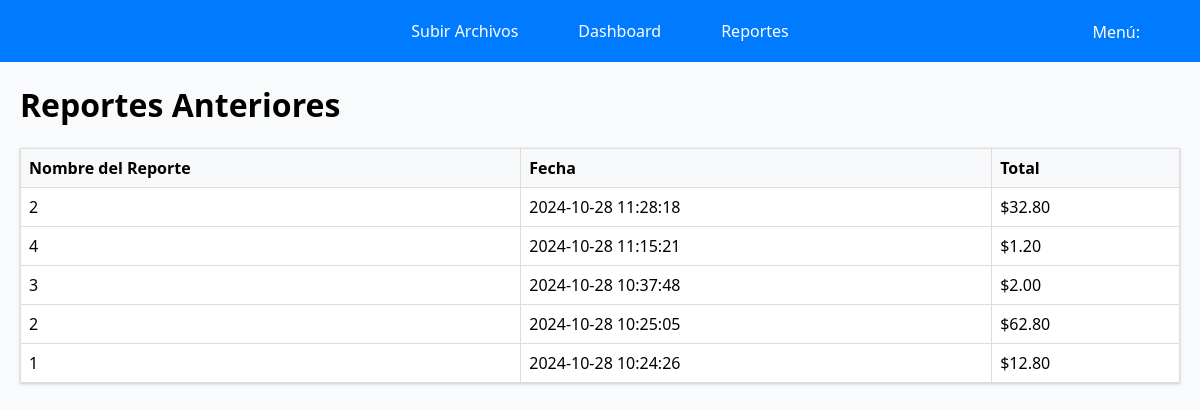
The app's page /reportes.anteriores (signed in), older data.
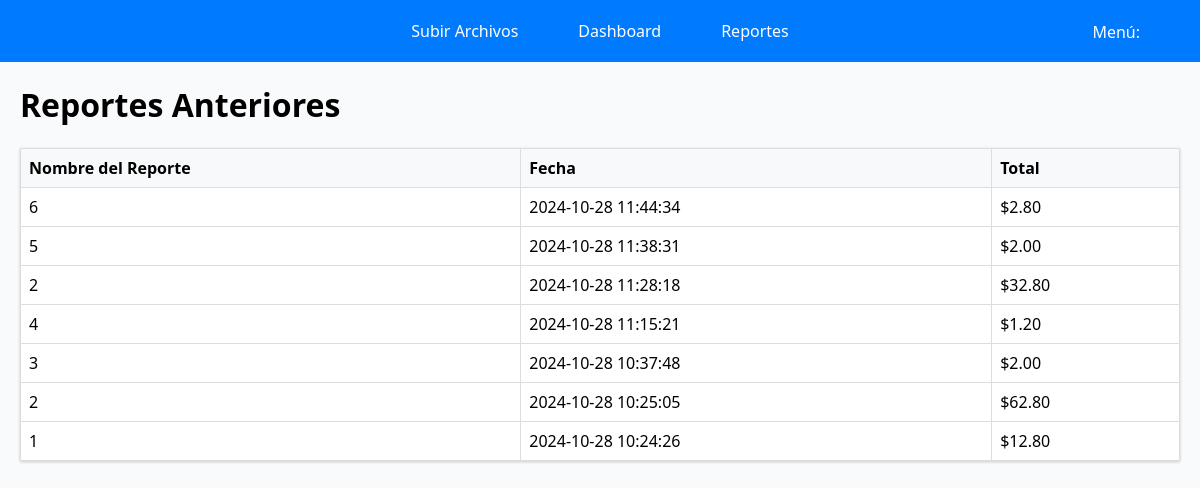
The same page, newer data.
### tables this page shows
CREATE TABLE reportes (
            id INTEGER PRIMARY KEY AUTOINCREMENT,
            nombre TEXT NOT NULL,
            fecha TEXT NOT NULL,
            total REAL NOT NULL
        );

### app.py (the view)
@app.route('/reportes.anteriores')
def reportes_anteriores():
    if 'user_id' not in session:
        return redirect(url_for('login'))
    conn = get_db_connection()
    reportes = conn.execute('SELECT * FROM reportes ORDER BY fecha DESC').fetchall()
    conn.close()
    return render_template('reportes.html', reportes=reportes)

### app.py (called while the page is built)
def get_db_connection():
    conn = sqlite3.connect('app.db')
    conn.row_factory = sqlite3.Row
    return conn

### templates/reportes.html (shortened to what this page needs)
<!DOCTYPE html>
<html lang="es">
<head>
    <link rel="stylesheet" href="/static/styles.css">
</head>
<nav class="navbar">
    <ul>
        <li><a href="/index">Subir Archivos</a></li>
        <li><a href="/dashboard">Dashboard</a></li>
        <li><a href="/reportes.anteriores">Reportes</a></li>
    </ul>
    <li class="dropdownn">
      <p class ="menu" href="javascript:void(0)">Menú:</p>
  </li>
</nav>
<body>
<div class="container">
    <h1>Reportes Anteriores</h1>
    {% if reportes %}
        <table class="report-table">
            <thead>
                <tr>
                    <th>Nombre del Reporte</th>
                    <th>Fecha</th>
                    <th>Total</th>
                </tr>
            </thead>
            <tbody>
                {% for reporte in reportes %}
                    <tr>
                        <td>{{ reporte['nombre'] }}</td>
                        <td>{{ reporte['fecha'] }}</td>
                        <td>${{ "%.2f"|format(reporte['total']) }}</td>
                    </tr>
                {% endfor %}
            </tbody>
        </table>
    {% else %}
        <p>No hay reportes anteriores para mostrar.</p>
    {% endif %}
</div>
</body>

### static/styles.css (style rules this page uses)
body { font-family: 'Segoe UI', Tahoma, Geneva, Verdana, sans-serif; background-color: #f9fafb; margin: 0; padding: 0; }
.navbar { background-color: #007bff; padding: 10px; text-align: center; }
.navbar ul { list-style-type: none; margin: 0; padding: 0; display: flex; justify-content: center; gap: 20px; }
.navbar ul li { display: inline; }
.navbar ul li a { color: white; text-decoration: none; padding: 10px 20px; display: inline-block; transition: background-color 0.3s; }
.menu { color: white; text-decoration: none; font-size: 16px; }
.dropdownn { position: fixed; top: 5px; right: 5%; display: inline-block; z-index: 1; }
.report-table { width: 100%; border-collapse: collapse; margin-top: 20px; background-color: white; box-shadow: 0 1px 3px rgba(0,0,0,0.2); }
.report-table th, .report-table td { padding: 12px; text-align: left; border-bottom: 1px solid #ddd; }
.report-table th { background-color: #f8f9fa; font-weight: bold; }
.container { max-width: 1200px; margin: 20px auto; padding: 0 20px; }

### templates/reportes.html (style rules this page uses)
.report-table { width: 100%; border-collapse: collapse; margin-top: 20px; }
.report-table th, .report-table td { border: 1px solid #ddd; padding: 8px; text-align: left; }

Row changes from the older to the newer data that the page shows:
added reportes: nombre "6", fecha "2024-10-28 11:44:34", total "2.80"
added reportes: nombre "5", fecha "2024-10-28 11:38:31", total "2.00"
